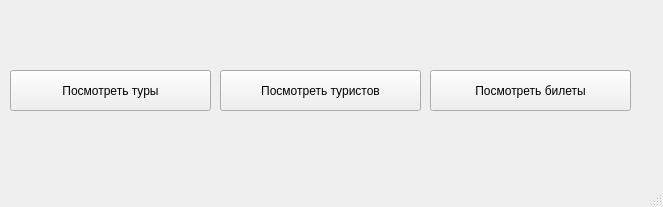
<?xml version="1.0" encoding="UTF-8"?>
<ui version="4.0">
 <class>MainWindow</class>
 <widget class="QMainWindow" name="MainWindow">
  <property name="geometry">
   <rect>
    <x>0</x>
    <y>0</y>
    <width>663</width>
    <height>207</height>
   </rect>
  </property>
  <property name="windowTitle">
   <string>Кресик Елизавета</string>
  </property>
  <widget class="QWidget" name="centralwidget">
   <widget class="QPushButton" name="openTours">
    <property name="geometry">
     <rect>
      <x>10</x>
      <y>70</y>
      <width>201</width>
      <height>41</height>
     </rect>
    </property>
    <property name="styleSheet">
     <string notr="true">font: 14pt &quot;Times New Roman&quot;;</string>
    </property>
    <property name="text">
     <string>Посмотреть туры</string>
    </property>
   </widget>
   <widget class="QPushButton" name="openTourists">
    <property name="geometry">
     <rect>
      <x>220</x>
      <y>70</y>
      <width>201</width>
      <height>41</height>
     </rect>
    </property>
    <property name="styleSheet">
     <string notr="true">font: 14pt &quot;Times New Roman&quot;;</string>
    </property>
    <property name="text">
     <string>Посмотреть туристов</string>
    </property>
   </widget>
   <widget class="QPushButton" name="openTickets">
    <property name="geometry">
     <rect>
      <x>430</x>
      <y>70</y>
      <width>201</width>
      <height>41</height>
     </rect>
    </property>
    <property name="styleSheet">
     <string notr="true">font: 14pt &quot;Times New Roman&quot;;</string>
    </property>
    <property name="text">
     <string>Посмотреть билеты</string>
    </property>
   </widget>
  </widget>
  <widget class="QMenuBar" name="menubar">
   <property name="geometry">
    <rect>
     <x>0</x>
     <y>0</y>
     <width>663</width>
     <height>21</height>
    </rect>
   </property>
  </widget>
  <widget class="QStatusBar" name="statusbar"/>
 </widget>
 <resources/>
 <connections/>
</ui>
